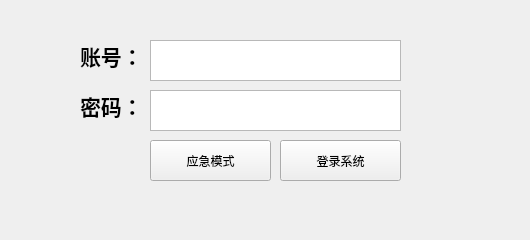
<?xml version="1.0" encoding="UTF-8"?>
<ui version="4.0">
 <class>Form</class>
 <widget class="QWidget" name="Form">
  <property name="geometry">
   <rect>
    <x>0</x>
    <y>0</y>
    <width>530</width>
    <height>240</height>
   </rect>
  </property>
  <property name="minimumSize">
   <size>
    <width>530</width>
    <height>240</height>
   </size>
  </property>
  <property name="maximumSize">
   <size>
    <width>530</width>
    <height>240</height>
   </size>
  </property>
  <property name="windowTitle">
   <string>Form</string>
  </property>
  <widget class="QLabel" name="label">
   <property name="geometry">
    <rect>
     <x>80</x>
     <y>40</y>
     <width>91</width>
     <height>31</height>
    </rect>
   </property>
   <property name="font">
    <font>
     <pointsize>16</pointsize>
     <weight>75</weight>
     <bold>true</bold>
    </font>
   </property>
   <property name="text">
    <string>账号：</string>
   </property>
  </widget>
  <widget class="QTextEdit" name="password">
   <property name="geometry">
    <rect>
     <x>150</x>
     <y>90</y>
     <width>251</width>
     <height>41</height>
    </rect>
   </property>
  </widget>
  <widget class="QLabel" name="label_2">
   <property name="geometry">
    <rect>
     <x>80</x>
     <y>90</y>
     <width>91</width>
     <height>31</height>
    </rect>
   </property>
   <property name="font">
    <font>
     <pointsize>16</pointsize>
     <weight>75</weight>
     <bold>true</bold>
    </font>
   </property>
   <property name="text">
    <string>密码：</string>
   </property>
  </widget>
  <widget class="QPushButton" name="emergency">
   <property name="geometry">
    <rect>
     <x>150</x>
     <y>140</y>
     <width>121</width>
     <height>41</height>
    </rect>
   </property>
   <property name="text">
    <string>应急模式</string>
   </property>
  </widget>
  <widget class="QPushButton" name="login">
   <property name="geometry">
    <rect>
     <x>280</x>
     <y>140</y>
     <width>121</width>
     <height>41</height>
    </rect>
   </property>
   <property name="text">
    <string>登录系统</string>
   </property>
  </widget>
  <widget class="QTextEdit" name="account">
   <property name="geometry">
    <rect>
     <x>150</x>
     <y>40</y>
     <width>251</width>
     <height>41</height>
    </rect>
   </property>
  </widget>
 </widget>
 <resources/>
 <connections/>
</ui>
